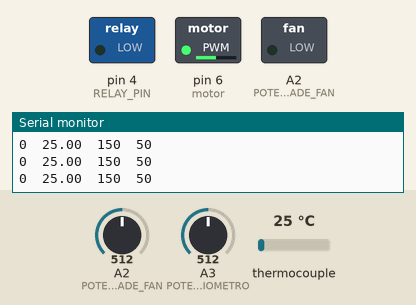
Recording of a sketch running on a simulated Arduino Uno, built with avr-gcc and run on an emulated ATmega328P. Parts: switched loads named in the sketch (green lamp = pin HIGH), the last lines printed to the serial monitor. Inputs (shaded band) come from the test bench; at power-on: thermocouple 25 °C, A2 (POTENCIOMETRO_VELOCIDADE_FAN) = 512, A3 (POTENCIOMETRO) = 512. Pins used as bus, display or sensor lines are not drawn.

Above: at 1.7 s.
1.8 s: thermocouple set to 96 °C
3.6 s: thermocouple set to 103 °C
At 6.34 s:
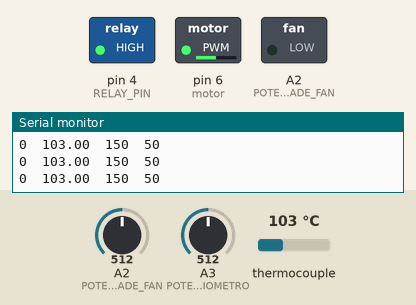
6.6 s: A2 (POTENCIOMETRO_VELOCIDADE_FAN) set to 716
At 7.6 s:
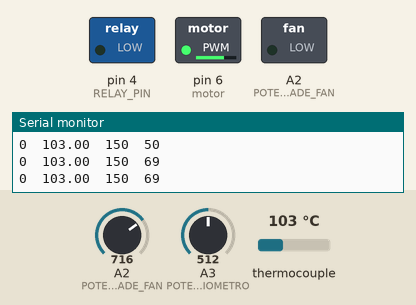
9.6 s: A2 (POTENCIOMETRO_VELOCIDADE_FAN) set to 900
At 12.0 s:
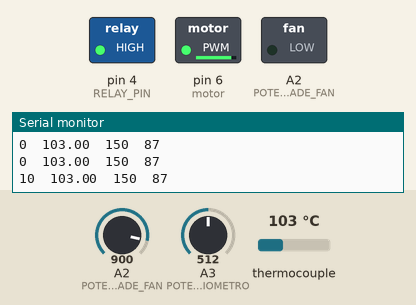
12.6 s: A2 (POTENCIOMETRO_VELOCIDADE_FAN) set to 122
At 14.0 s:
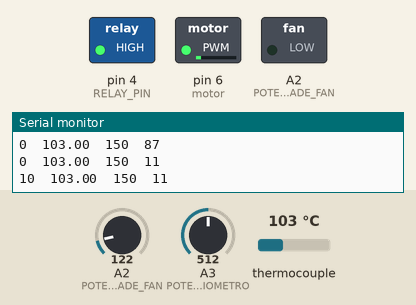
15.6 s: A2 (POTENCIOMETRO_VELOCIDADE_FAN) set to 0
At 16.58 s:
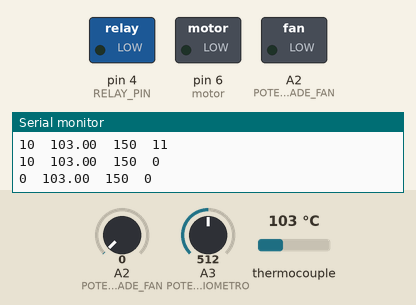
Timing chart, 0 to 18.6 s (numbered marks = the images above; inputs shaded):
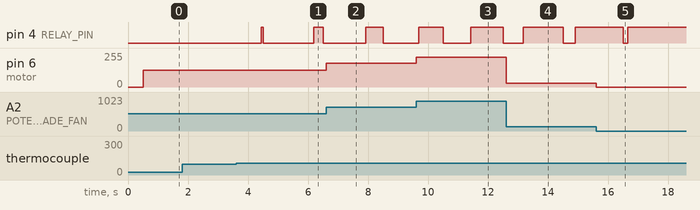

Measured:
- the behaviour switches between 100 and 101 °C on thermocouple (found by bisection; images 0 and 1)
- after the input at 3.6 s, pin 4 (RELAY_PIN): LOW → HIGH after 0.84 s, → LOW 0.06 s later, → HIGH 1.7 s later, → LOW 0.31 s later
- after the input at 6.6 s, pin 6 (motor): 127/255 → 178/255 at once
- after the input at 9.6 s, pin 6 (motor): 178/255 → 224/255 at once
- after the input at 12.6 s, pin 6 (motor): 224/255 → 30/255 at once
- after the input at 15.6 s, pin 6 (motor): 30/255 → 0/255 at once

The sketch:

PID_teste.ino
```cpp
/********************************************************
 * PID RelayOutput Example
 * Same as basic example, except that this time, the output
 * is going to a digital pin which (we presume) is controlling
 * a relay.  the pid is designed to Output an analog value,
 * but the relay can only be On/Off.
 *
 *   to connect them together we use "time proportioning
 * control"  it's essentially a really slow version of PWM.
 * first we decide on a window size (5000mS say.) we then
 * set the pid to adjust its output between 0 and that window
 * size.  lastly, we add some logic that translates the PID
 * output into "Relay On Time" with the remainder of the
 * window being "Relay Off Time"
 ********************************************************/

#include <PID_v1.h>
#include "max6675.h"

#define RELAY_PIN 4
#define POTENCIOMETRO A3
#define POTENCIOMETRO_VELOCIDADE_FAN A2

int thermoDO = A1;
int thermoCS = A0;
int thermoCLK = 15;
int vccPin = 14;
int gndPin = 16;

int motor = 6;

MAX6675 thermocouple(thermoCLK, thermoCS, thermoDO);

//Define Variables we'll be connecting to
double Setpoint, Input, Output;

//Specify the links and initial tuning parameters
double Kp=0.006378787938601, Ki=48.648034348604370, Kd=0.009499448112144;
//double Kp=15, Ki=0, Kd=0;
PID myPID(&Input, &Output, &Setpoint, Kp, Ki, Kd, DIRECT);
//PID myPID(&Input, &Output, &Setpoint, Kp, Ki, Kd, REVERSE);

int WindowSize = 2000;
unsigned long windowStartTime, inicio;
bool estado_rele = false;

void setup()
{
  Serial.begin(115200);
  pinMode(RELAY_PIN, OUTPUT);
  digitalWrite(RELAY_PIN, LOW);
  pinMode(vccPin, OUTPUT); digitalWrite(vccPin, HIGH);
  pinMode(gndPin, OUTPUT); digitalWrite(gndPin, LOW);
  delay(500);

  windowStartTime = millis();

  //initialize the variables we're linked to
  Setpoint = 100;

  //tell the PID to range between 0 and the full window size
  myPID.SetOutputLimits(0, WindowSize);

  //turn the PID on
  myPID.SetMode(AUTOMATIC);
}

void loop()
{


  int pot = analogRead(POTENCIOMETRO);
  int Setpoint = map(pot, 0, 1023,0 ,300);

  int pot_vel_fan = analogRead(POTENCIOMETRO_VELOCIDADE_FAN);
  int velocidade = map(pot_vel_fan, 0, 1023,0,255);
  int porcentagem_fan = map(pot_vel_fan, 0, 1023,0,100);
  analogWrite(motor, velocidade);


  int tempo_total = 500;

  if (millis() - inicio > tempo_total)
  {
     //SAIDA
     if(estado_rele == true){
       Serial.print(10);
     }else{
       Serial.print(0);
     }

     //ENTRADA
     Serial.print("\t");
     Input = thermocouple.readCelsius();
     Serial.print(Input);

     //SETPOINT
     Serial.print("\t");
     Serial.print(Setpoint);

     //PORCENTAGEM VELOCIDADE MOTOR
     Serial.print("\t");
     Serial.print(porcentagem_fan);

     Serial.println();

    inicio += tempo_total;
  }

  myPID.Compute();

  /************************************************
   * turn the output pin on/off based on pid output
   ************************************************/
  if (millis() - windowStartTime > WindowSize)
  { //time to shift the Relay Window
    windowStartTime += WindowSize;
  }
  if (Output < millis() - windowStartTime){
    digitalWrite(RELAY_PIN, HIGH);
    estado_rele = true;
  }  else {
    estado_rele = false;
    digitalWrite(RELAY_PIN, LOW);
  }

}
```
